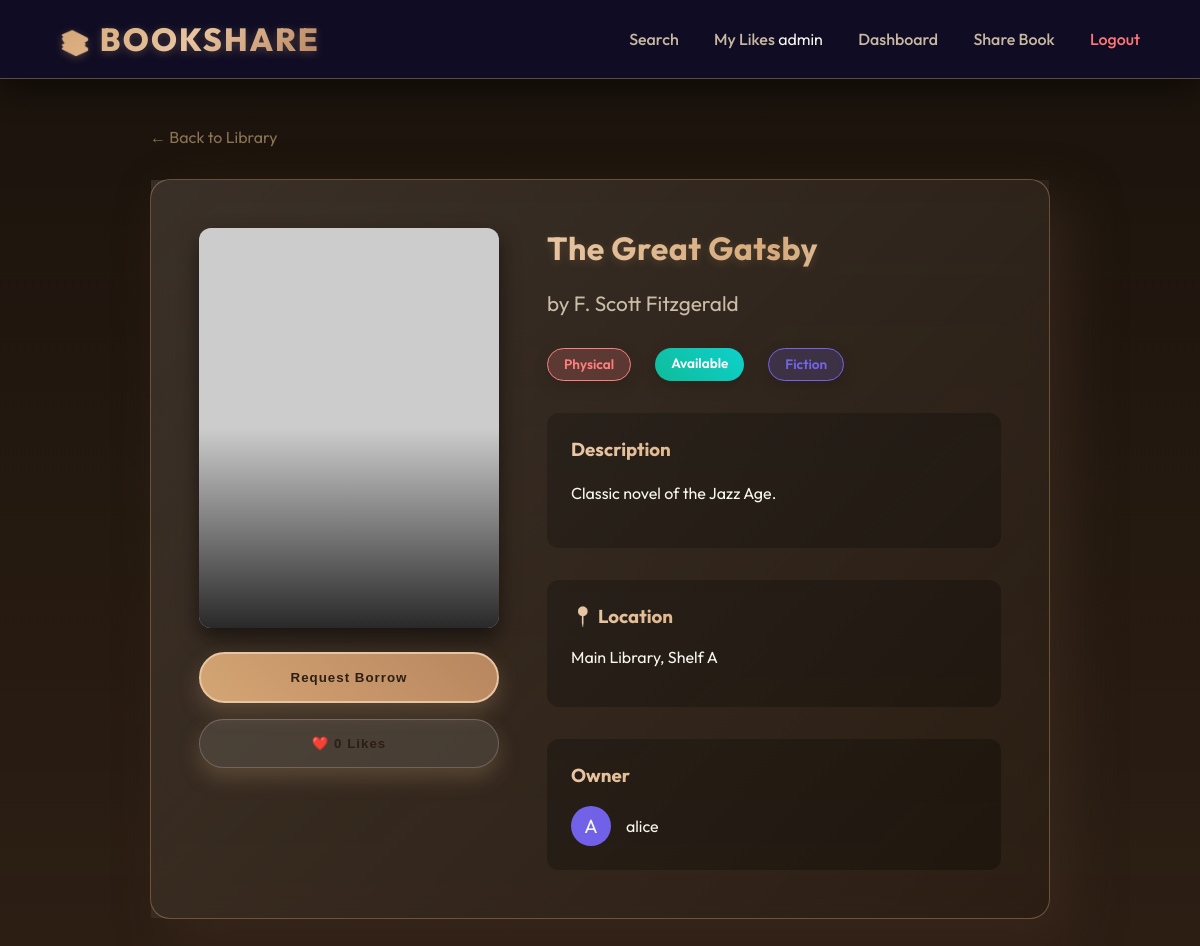
Before: /book/1 (signed in) with the older database file.
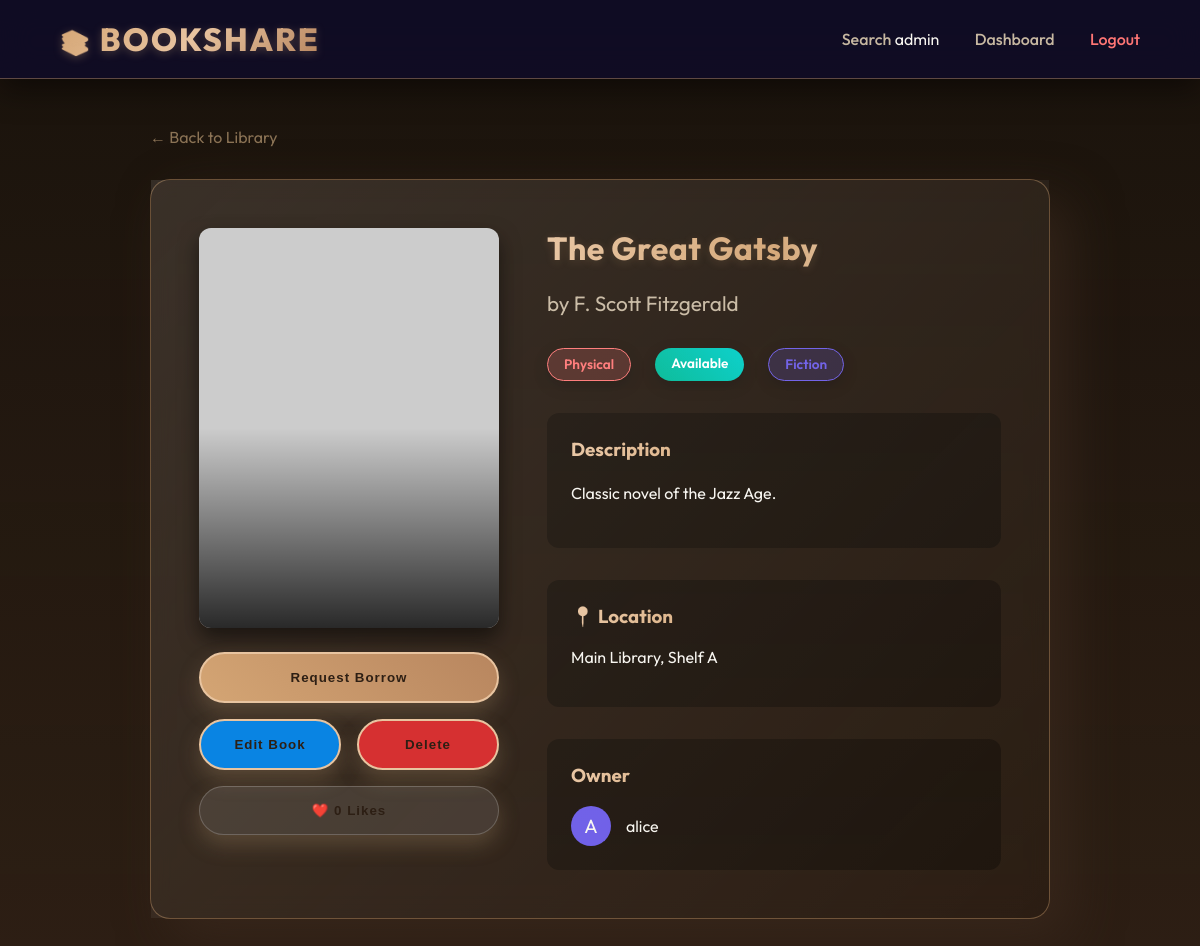
After: the same page with the newer database file.
### models.py (models this page shows, shortened)
class User(UserMixin, db.Model):
    id = db.Column(db.Integer, primary_key=True)
    username = db.Column(db.String(80), unique=True, nullable=False)
    email = db.Column(db.String(120), unique=True, nullable=False)
    password_hash = db.Column(db.String(512))
    role = db.Column(db.String(20), nullable=False, default='member') # member or admin
    is_blocked = db.Column(db.Boolean, default=False)

class Book(db.Model):
    id = db.Column(db.Integer, primary_key=True)
    title = db.Column(db.String(200), nullable=False)
    author = db.Column(db.String(200), nullable=False)
    category = db.Column(db.String(100), nullable=False)
    type = db.Column(db.String(20), nullable=False) # Physical or Digital
    location = db.Column(db.String(200), nullable=True) # New: Physical availability notes
    description = db.Column(db.Text, nullable=True) # New: Book description
    file_link = db.Column(db.String(500), nullable=True) # Link to digital resource
    filename = db.Column(db.String(500), nullable=True) # Uploaded file path
    likes = db.Column(db.Integer, default=0) # New Interactive Feature
    status = db.Column(db.String(20), default='Available') # Available, Borrowed, Returned
    is_deleted = db.Column(db.Boolean, default=False) # Soft delete flag
    owner_id = db.Column(db.Integer, db.ForeignKey('user.id'), nullable=False)
    owner = db.relationship('User', backref=db.backref('books', lazy=True))

### app.py (the view)
@app.route('/book/<int:id>')
def book_detail(id):
    book = Book.query.get_or_404(id)
    if book.is_deleted:
        flash('This book is no longer available.')
        return redirect(url_for('index'))
    user_has_liked = False
    if current_user.is_authenticated:
        from models import BookLike
        user_has_liked = BookLike.query.filter_by(user_id=current_user.id, book_id=id).first() is not None
    return render_template('book_detail.html', book=book, user_has_liked=user_has_liked)

### app.py (called while the page is built)
@login_manager.user_loader
def load_user(user_id):
    return User.query.get(int(user_id))

@app.context_processor
def inject_globals():
    connected = False
    db_type = "SQLite"
    try:
        from sqlalchemy import text
        db.session.execute(text('SELECT 1'))
        connected = True
        uri = app.config.get('SQLALCHEMY_DATABASE_URI', '')
        if 'postgresql' in uri:
            db_type = "Postgres"
        elif '/tmp/' in uri:
            db_type = "SQLite (Temp)"
    except:
        connected = False
    import datetime
    today_str = datetime.date.today().strftime('%Y-%m-%d')
    return dict(db_connected=connected, db_type=db_type, today=today_str)

### templates/book_detail.html (shortened to what this page needs)
{% extends 'base.html' %}
{% block content %}
<div style="max-width: 900px; margin: 0 auto;">
    <a href="{{ url_for('index') }}"
        style="color: var(--secondary); text-decoration: none; display: inline-block; margin-bottom: 2rem;">
        ← Back to Library
    </a>
    <div class="card" style="padding: 3rem;">
        <div style="display: grid; grid-template-columns: 300px 1fr; gap: 3rem;">
            <div>
                <div class="book-cover"
                    style="background-image: url('https://picsum.photos/seed/{{ book.id }}/300/400'); height: 400px; margin-bottom: 1.5rem;">
                </div>
                <div style="display: flex; flex-direction: column; gap: 1rem;">
                    {% if current_user.is_authenticated %}
                    {% if book.owner != current_user and book.status == 'Available' %}
                    <a href="{{ url_for('request_borrow', id=book.id) }}" style="text-decoration: none;">
                        <button style="width: 100%;">
                            {% if book.type == 'Digital' %}Get Digital Copy{% else %}Request Borrow{% endif %}
                        </button>
                    </a>
                    {% endif %}
                    {% if current_user.role == 'admin' %}
                    <div style="display: flex; gap: 1rem;">
                        <a href="{{ url_for('edit_book', id=book.id) }}" style="text-decoration: none; flex: 1;">
                            <button style="width: 100%; background: #0984e3;">Edit Book</button>
                        </a>
                        <form method="POST" action="{{ url_for('delete_book', id=book.id) }}"
                            onsubmit="return confirm('Delete this book?');" style="flex: 1;">
                            <button type="submit" style="width: 100%; background: #d63031;">Delete</button>
                        </form>
                    </div>
                    {% endif %}
                    <button onclick="likeBook(this, {{ book.id }})" id="likeBtn"
                        style="background: {% if user_has_liked %}rgba(255, 107, 107, 0.4){% else %}rgba(255,255,255,0.1){% endif %};
                                   border: 1px solid {% if user_has_liked %}#ff6b6b{% else %}rgba(255,255,255,0.2){% endif %};">
                        ❤️ <span id="likeCount">{{ book.likes or 0 }}</span> Likes
                    </button>
                    {% endif %}
                </div>
            </div>
            <div>
                <h1 style="margin-top: 0;">{{ book.title }}</h1>
                <p style="font-size: 1.3rem; color: var(--text-muted); margin-bottom: 2rem;">by {{ book.author }}</p>
                <div style="display: flex; gap: 1rem; margin-bottom: 2rem;">
                    <span class="badge {{ book.type|lower }}">{{ book.type }}</span>
                    <span class="badge {{ book.status|lower }}">{{ book.status }}</span>
                    <span class="badge"
                        style="background: rgba(108, 92, 231, 0.2); color: #6c5ce7; border: 1px solid #6c5ce7;">{{
                        book.category }}</span>
                </div>
                <div style="background: rgba(0,0,0,0.3); padding: 1.5rem; border-radius: 12px; margin-bottom: 2rem;">
                    <h3 style="margin-top: 0;">Description</h3>
                    <p style="line-height: 1.8;">{{ book.description or 'No description available.' }}</p>
                </div>
                {% if book.type == 'Physical' and book.location %}
                <div style="background: rgba(0,0,0,0.3); padding: 1.5rem; border-radius: 12px; margin-bottom: 2rem;">
                    <h3 style="margin-top: 0;">📍 Location</h3>
                    <p>{{ book.location }}</p>
                </div>
                {% endif %}
                <div style="background: rgba(0,0,0,0.3); padding: 1.5rem; border-radius: 12px;">
                    <h3 style="margin-top: 0;">Owner</h3>
                    <div style="display: flex; align-items: center;">
                        <div
                            style="width: 40px; height: 40px; border-radius: 50%; background: #6c5ce7; display: flex; align-items: center; justify-content: center; margin-right: 15px; font-size: 1.2rem;">
                            {{ book.owner.username[0]|upper }}
                        </div>
                        <span>{{ book.owner.username }}</span>
                    </div>
                </div>
            </div>
        </div>
    </div>
</div>
{% endblock %}

### templates/base.html (shortened to what this page needs)
<!DOCTYPE html>
<html lang="en">
<head>
    <link rel="stylesheet" href="{{ url_for('static', filename='style.css') }}">
    <link rel="stylesheet" href="https://cdnjs.cloudflare.com/ajax/libs/font-awesome/6.4.0/css/all.min.css">
</head>
<body class="{% block body_class %}{% endblock %}">
    <nav>
        <a href="{{ url_for('index') }}" class="nav-brand">
            <span style="font-size: 1.5rem;">📚</span> BookShare
        </a>
        <div class="nav-links">
            <a href="{{ url_for('index') }}" class="{% if request.endpoint == 'index' %}active{% endif %}">Search</a>
            {% if current_user.is_authenticated %}
            {% if current_user.role != 'admin' %}
            <a href="{{ url_for('my_likes') }}" class="{% if request.endpoint == 'my_likes' %}active{% endif %}">My
                Likes</a>
            {% endif %}
            <span>{{ current_user.username }}</span>
            <a href="{{ url_for('dashboard') }}"
                class="{% if request.endpoint == 'dashboard' %}active{% endif %}">Dashboard</a>
            {% if current_user.role != 'admin' %}
            <a href="{{ url_for('add_book') }}" class="{% if request.endpoint == 'add_book' %}active{% endif %}">Share
                Book</a>
            {% endif %}
            <a href="{{ url_for('logout') }}" style="color: #ff7675;">Logout</a>
            {% else %}
            <a href="{{ url_for('login') }}">Login</a>
            <a href="{{ url_for('register') }}"
                style="color: #00cec9; border: 1px solid #00cec9; padding: 0.5rem 1.5rem; border-radius: 50px;">Sign
                Up</a>
            {% endif %}
        </div>
    </nav>
    <div class="container">
        {% block content %}{% endblock %}
    </div>
</body>
</html>

### static/style.css (style rules this page uses)
:root { --primary: #d4a574; --primary-dark: #b8865f; --secondary: #8b7355; --accent: #e8c4a0; --text-white: #f8f6f0; --text-muted: #c7b8a1; --card-bg: rgba(45, 31, 20, 0.45); --card-border: rgba(212, 165, 116, 0.4); --shadow-light: 0 8px 32px 0 rgba(139, 115, 85, 0.25); --shadow-deep: 20px 20px 50px rgba(61, 43, 31, 0.6); --cozy-glow: rgba(212, 165, 116, 0.2); }
body { margin: 0; font-family: 'Outfit', sans-serif; color: var(--text-white); background-color: #2d1f14; overflow-x: hidden; min-height: 100vh; position: relative; }
body::before { content: ''; position: fixed; top: 0; left: 0; width: 100%; height: 100%; z-index: -1; background-size: cover; background-position: center; background-attachment: fixed; animation: backgroundSlide 100s infinite; }
body::after { content: ''; position: fixed; top: 0; left: 0; width: 100%; height: 100%; z-index: -1; background: linear-gradient(rgba(20, 15, 10, 0.75), rgba(45, 31, 20, 0.85)); pointer-events: none; }
nav { background: rgba(15, 12, 41, 0.85); backdrop-filter: blur(16px); border-bottom: 1px solid var(--card-border); padding: 1.2rem 5%; display: flex; justify-content: space-between; align-items: center; position: sticky; top: 0; z-index: 1000; box-shadow: 0 10px 30px rgba(0, 0, 0, 0.5); transform-style: preserve-3d; }
.nav-brand { font-size: 2rem; font-weight: 800; background: linear-gradient(135deg, #d4a574, #e8c4a0, #b8865f); -webkit-background-clip: text; background-clip: text; -webkit-text-fill-color: transparent; text-transform: uppercase; letter-spacing: 2px; filter: drop-shadow(0 2px 4px rgba(212, 165, 116, 0.3)); }
.nav-links a { color: var(--text-muted); text-decoration: none; margin-left: 2rem; font-weight: 500; position: relative; transition: all 0.3s; }
.nav-links a::after { content: ''; position: absolute; width: 0; height: 2px; bottom: -5px; left: 0; background: var(--secondary); transition: width 0.3s; }
.container { padding: 3rem 5%; max-width: 1400px; margin: 0 auto; }
.card { background: var(--card-bg); border: 1px solid var(--card-border); border-radius: 20px; padding: 2rem; backdrop-filter: blur(10px); box-shadow: var(--shadow-deep); transition: transform 0.3s ease, box-shadow 0.3s ease; position: relative; display: flex; flex-direction: column; }
.card::before { content: ''; position: absolute; top: 0; left: 0; width: 100%; height: 100%; background: linear-gradient(135deg, rgba(255, 255, 255, 0.1) 0%, transparent 100%); pointer-events: none; }
.card h1, .card h2, .card h3 { margin-top: 0; background: linear-gradient(to right, var(--accent), var(--primary), var(--text-white)); -webkit-background-clip: text; background-clip: text; -webkit-text-fill-color: transparent; }
.book-cover { height: 220px; background-size: cover; background-position: center; border-radius: 12px; margin-bottom: 1.5rem; box-shadow: 0 10px 20px rgba(0, 0, 0, 0.5); transition: transform 0.3s ease; position: relative; overflow: hidden; }
.book-cover::after { content: ''; position: absolute; bottom: 0; left: 0; right: 0; height: 50%; background: linear-gradient(to top, rgba(0, 0, 0, 0.8), transparent); }
button { background: linear-gradient(45deg, var(--primary), var(--primary-dark)); border: 2px solid var(--accent); color: #2d1f14; padding: 1rem 2rem; border-radius: 50px; font-weight: 700; letter-spacing: 1px; cursor: pointer; box-shadow: 0 10px 20px rgba(139, 115, 85, 0.4); transition: all 0.3s; transform: translateZ(20px); position: relative; overflow: hidden; width: 100%; }
button::before { content: ''; position: absolute; top: 0; left: -100%; width: 100%; height: 100%; background: linear-gradient(90deg, transparent, rgba(255, 255, 255, 0.2), transparent); transition: 0.5s; }
.badge { padding: 0.4rem 1rem; border-radius: 30px; font-size: 0.85rem; font-weight: 600; display: inline-block; margin-right: 0.5rem; box-shadow: 0 5px 15px rgba(0, 0, 0, 0.2); }
.badge.available { background: linear-gradient(45deg, #00b894, #00cec9); color: white; }
.badge.physical { background: rgba(255, 118, 117, 0.2); color: #ff7675; border: 1px solid #ff7675; }
h1 { text-shadow: 0 2px 10px var(--cozy-glow); letter-spacing: 0.5px; }
.container { position: relative; z-index: 1; }

Changed rows visible on the page:
changed User "admin": role "Admin" → "admin" (drawn)
Other visible differences:
text no longer shown: "My Likes Share Book"
text now shown: "Edit Book Delete"
